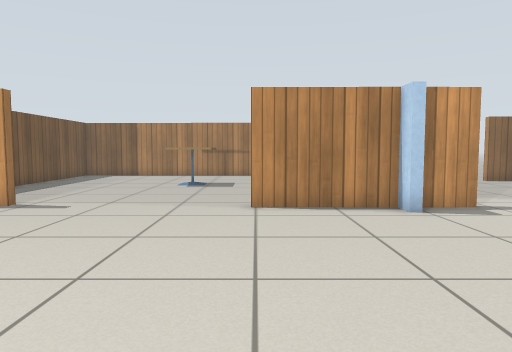
View 1 (above)

21 first-person views from a walk through a world built for the Gazebo simulator. The camera is 0.72 m above the floor, tilts 4° down and sees 70° across. The floor is counted in squares, 0.5 m on a side. Each view is taken from the middle of a square. On the plan, view 1 faces up. The plan holds only what a view shows up to about 16 squares ahead; the rest is blank. Gazebo's built-in surfaces are drawn with simple patterns. Some stock models are drawn as simple stand-ins. Some surface patterns are stand-ins.

View 2
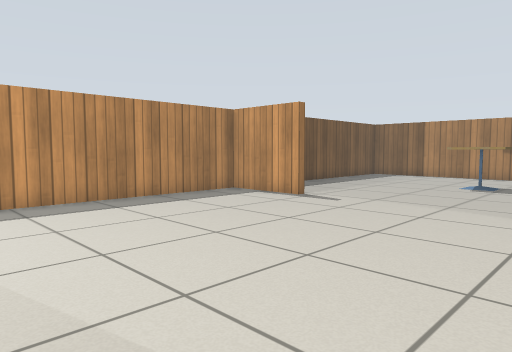

View 3
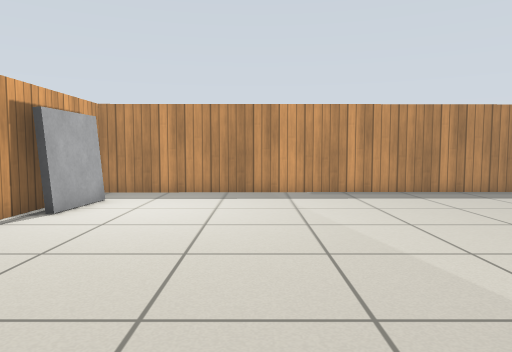

View 4
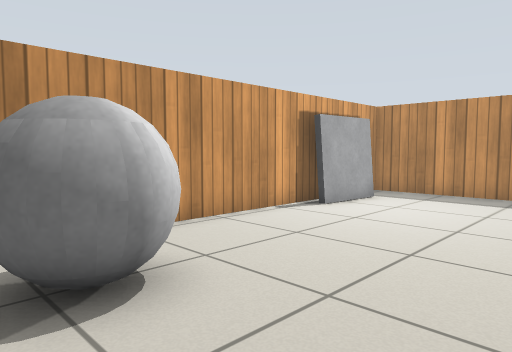

View 5
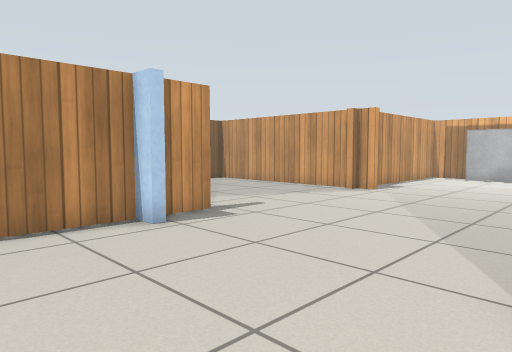

View 6
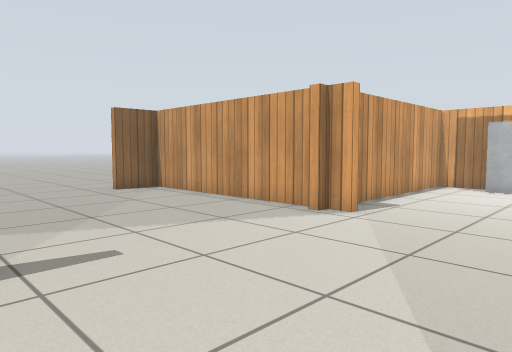

View 7
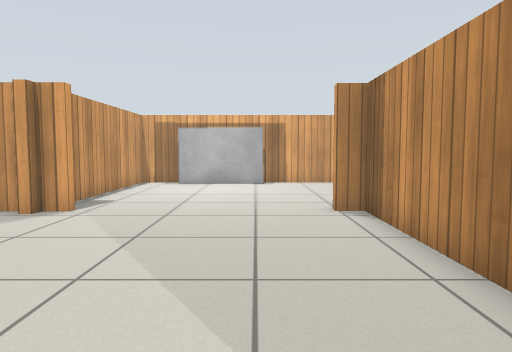

View 8
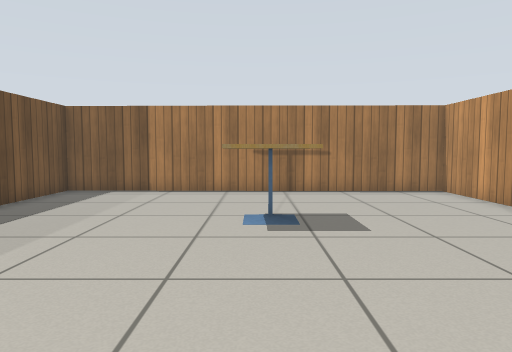

View 9
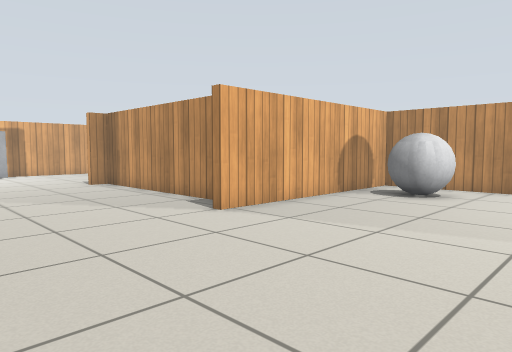

View 10
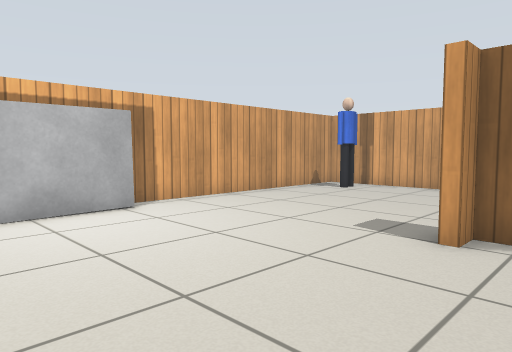

View 11
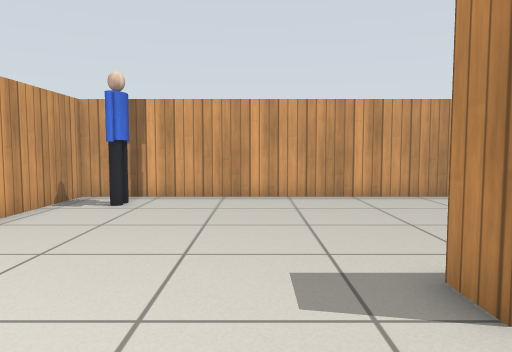

View 12
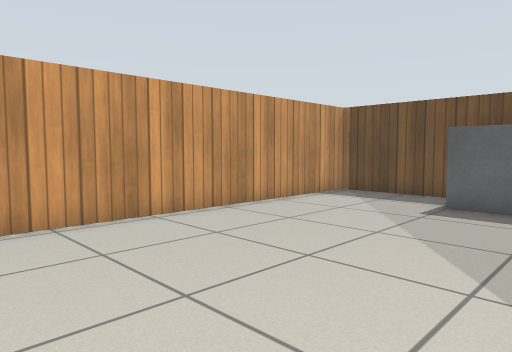

View 13
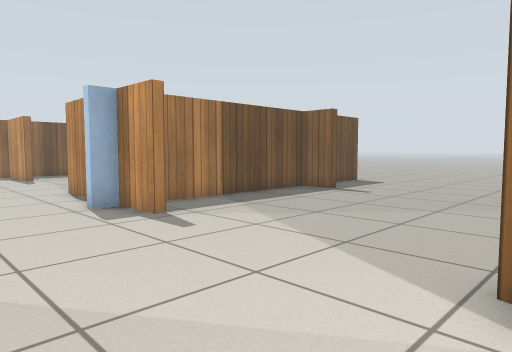

View 14
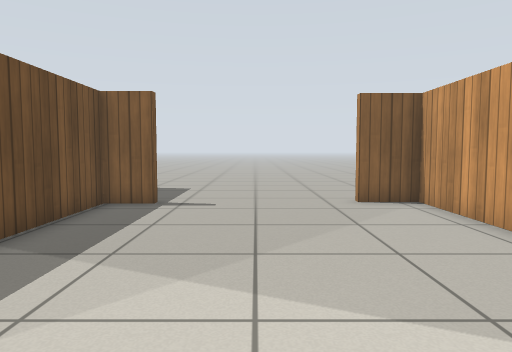

View 15
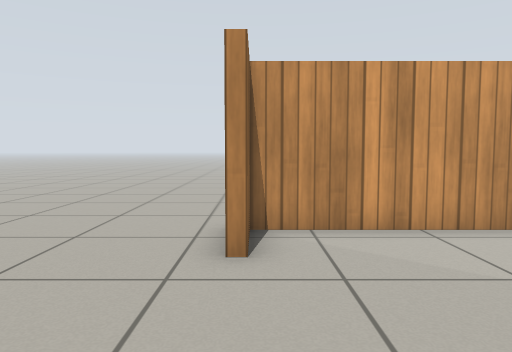

View 16
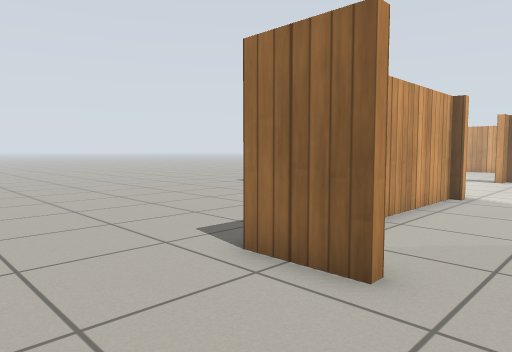

View 17
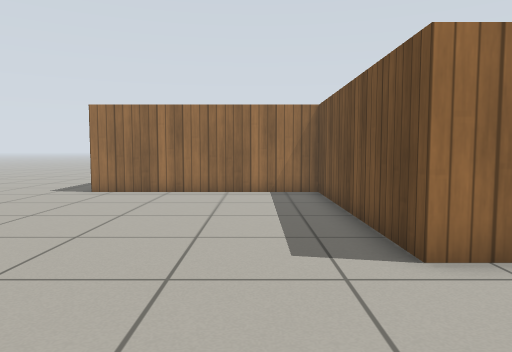

View 18
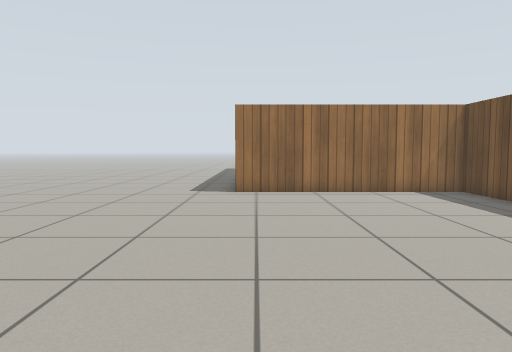

View 19
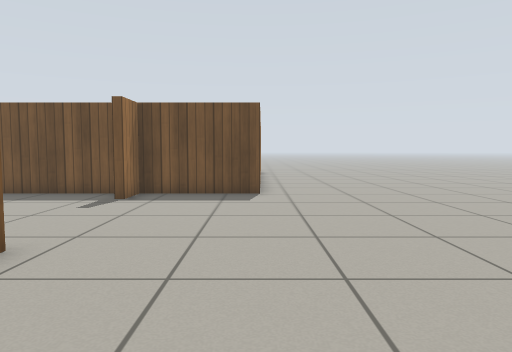

View 20
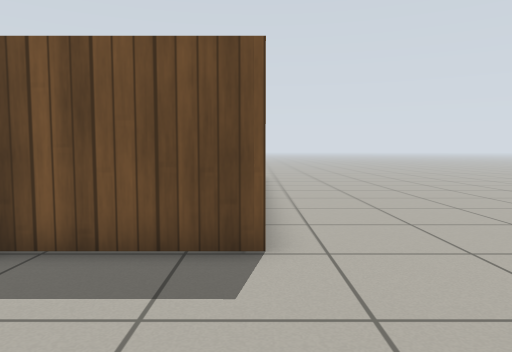

View 21
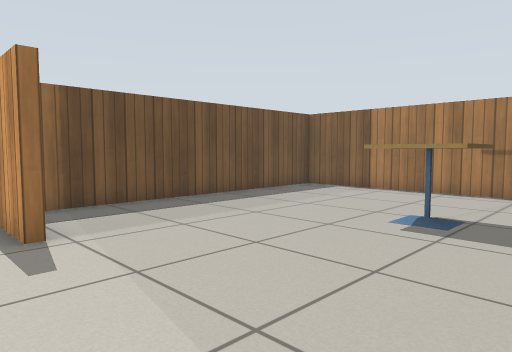

### Floor plan
Points are (right, up) in squares from view 1. A wall is a line through its corners. A room is listed if a view was taken in it or the views show most of it. See-through windows are left out.
Room 1 (views 1, 2, 3, 4, 5, 6, 7, 8, 9, 10, 11, 12, 13, 14, 15, 16, 17, 18, 19, 20, 21)
walls: (5.6, 9.6) (5.6, 9.1) (3.9, 9.1); (3.9, 8.4) (3.6, 8.4); (3.6, 9.1) (-0.2, 9.2); (12.5, 8.4) (12.5, 9) (12.2, 9) (12.2, 9.4) (12.5, 9.4) (12.5, 17.1) (10.8, 17.1) (10.8, 17.4) (12.8, 17.4) (12.8, 9.4) (20.8, 9.4); (5.3, 1.4) (12.5, 1.4) (12.5, 2.1); (5.4, 16.8) (3.9, 16.8) (3.9, 10.4); (3.6, 17.2) (3.6, 20.8) (-9.7, 21) (-9.6, 10.4); (12.8, 2.1) (12.8, 1); (4.1, -1.1) (4.1, -6.3) (20.4, -6.3) (20.4, 3.4); (-6.3, 9.3) (-9.6, 9.4) (-9.4, -6.3) (-8.9, -6.3); (3.9, 21.2) (3.9, 17.1) (5.4, 17.1); (2.1, 21.2) (2.6, 21.2); (20.4, 8.9) (14, 9); (20.4, 7.4) (20.4, 9.1); (-5.5, -6.3) (3.8, -6.3) (3.8, 2.5)
objects: gate (-7, -6) to (-6, -6); cafe table (-3, 15) to (-2, 16); grey ball (1, -4) to (2, -3); grey box (6, -2) to (6, -1); person (19, -5) to (19, -4); other object (20, 4) to (20, 7)

Where each view was taken, in squares from view 1:
view 1: 0 up, 0 right, facing up
view 2: 0 up, 1 right, facing up-left
view 3: 1 down, 3 right, facing left
view 4: 0 up, 3 right, facing down-left
view 5: 2 up, 0 right, facing up-right
view 6: 4 up, 5 right, facing up-right
view 7: 4 up, 4 right, facing right
view 8: 8 up, 3 left, facing up
view 9: 8 up, 3 left, facing down-right
view 10: 8 up, 11 right, facing down-right
view 11: 5 up, 15 right, facing down
view 12: 1 up, 16 right, facing down-left
view 13: 5 up, 13 right, facing up-left
view 14: 7 up, 8 right, facing up
view 15: 17 up, 6 right, facing right
view 16: 21 up, 9 right, facing down-right
view 17: 22 up, 15 right, facing down
view 18: 22 up, 20 right, facing down
view 19: 21 up, 16 right, facing left
view 20: 21 up, 9 right, facing left
view 21: 8 up, 0 right, facing up-left
